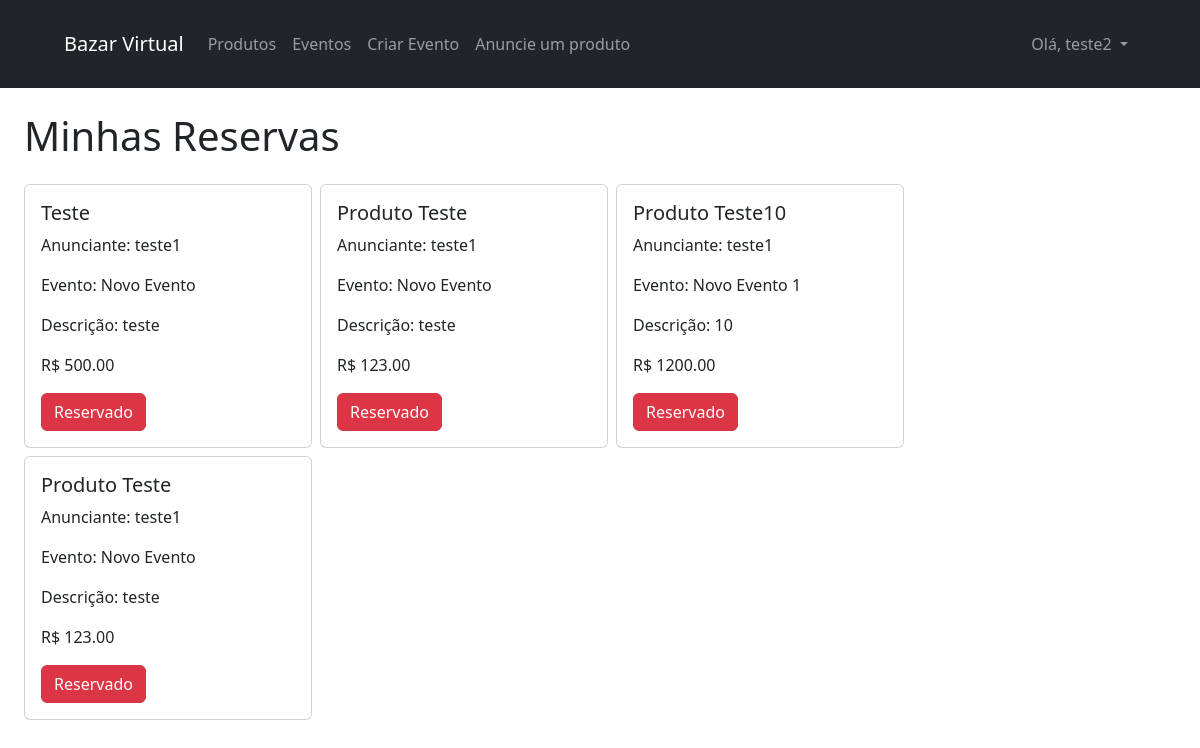
/minhasreservas/ (signed in), run on the app's committed database.
### plataform/models.py (models this page shows, shortened)
class Reserva(models.Model):
    usuario = models.ForeignKey(Usuario, on_delete=models.CASCADE)
    produto = models.ForeignKey(Produto, on_delete=models.CASCADE)

class Produto(models.Model):
    usuario = models.ForeignKey(Usuario, on_delete=models.CASCADE)
    evento = models.ForeignKey(Evento, on_delete=models.CASCADE)
    descricao = models.CharField(max_length=200)
    nome = models.CharField(max_length=50)
    preco = models.DecimalField(max_digits=9, decimal_places=2)
    ehReservado = models.BooleanField(default=False)

class Usuario(models.Model):
    user = models.OneToOneField(User, on_delete=models.CASCADE)
    def __str__(self):
        return f"{self.user.username}"

class Evento(models.Model):
    usuario = models.ForeignKey(Usuario, on_delete=models.CASCADE)
    nome = models.CharField(max_length=100)
    descricao = models.CharField(max_length=200)
    def __str__(self):
        return f"{self.nome}"

### plataform/views.py (the view)
# urls.py: path('minhasreservas/', views.MinhasReservas.as_view(), name="minhasReservas"),
@method_decorator(login_required(login_url="/login/"), name='dispatch')
class MinhasReservas(View):
    def get(self, request, *args, **kwargs):
        reservas = Reserva.objects.filter(usuario_id = request.user.usuario.id)
        contexto = {'reservas': reservas}
        return render(request, 'minhasReservas/index.html', contexto)

### plataform/templates/minhasReservas/index.html (shortened to what this page needs)
{% extends 'layouts/index.html' %}
{% load static %}
{% block content %}
    <main class="container-fluid px-4 mb-5">
        <h2 class="mb-4 fs-1">Minhas Reservas</h2>
        <section class="d-flex flex-row flex-wrap align-items-start gap-2">
    {% if reservas %}
        {% for reserva in reservas %}
                <div class="card" style="width: 18rem;">
                    <div class="card-body">
                    <h5 class="card-title">{{reserva.produto.nome | title}}</h5>
                    <p class="card-text">Anunciante: {{reserva.produto.usuario}}</p>
                    <p class="card-text">Evento: {{reserva.produto.evento | title}} </p>
                    <p class="card-text">Descrição: {{reserva.produto.descricao}}</p>
                    <p class="card-text">R$ {{reserva.produto.preco}}</p>
                    <a href="#" class="btn btn-danger" style="pointer-events: none;">Reservado</a>
                    </div>
                </div>
        {% endfor %}
    {% else %}
        <h2>Não há produtos reservados</h2>
    {% endif %}
        </section>
    </main>
{% endblock %}

### plataform/templates/layouts/index.html (shortened to what this page needs)
{% load static %}
<!DOCTYPE html>
<html lang="en">
<head>
    <link rel="stylesheet" href="https://cdn.jsdelivr.net/npm/bootstrap@5.2.0/dist/css/bootstrap.min.css">
</head>
<body>
    <header class="mb-4">
        <nav class="navbar navbar-expand-lg navbar-dark bg-dark">
            <div class="container-fluid m-3 px-5">
                <a href="/" class="navbar-brand">Bazar Virtual</a>
                <div class="collapse navbar-collapse" id="navbarCollapse">
                    <div class="navbar-nav">
                        {% if request.get_full_path == '/' %}
                        <a href="/" class="nav-item nav-link active">Produtos</a>
                        {% else %}
                        <a href="/" class="nav-item nav-link">Produtos</a>
                        {% endif %}
                        {% if request.get_full_path == '/eventos/' %}
                            <a href="{% url 'plataform:eventos' %}" class="nav-item nav-link active">Eventos</a>
                        {% else %}
                            <a href="{% url 'plataform:eventos' %}" class="nav-item nav-link">Eventos</a>
                        {% endif %}
                        {% if request.get_full_path == '/cadastrarevento/' %}
                            <a href="{% url 'plataform:cadastroEvento' %}" class="nav-item nav-link active"> Criar Evento</a>
                        {% else %}
                            <a href="{% url 'plataform:cadastroEvento' %}" class="nav-item nav-link"> Criar Evento</a>
                        {% endif %}
                        {% if request.get_full_path == '/cadastrarproduto/' %}
                            <a href="{% url 'plataform:cadastroProduto' %}" class="nav-item nav-link active"> Anuncie um produto</a>
                        {% else %}
                            <a href="{% url 'plataform:cadastroProduto' %}" class="nav-item nav-link"> Anuncie um produto</a>
                        {% endif %}
                    </div>
                    {% if request.user.usuario is None %}
                    <div class="navbar-nav ms-auto">
                        <a href="{% url 'plataform:cadastro' %}" class="nav-item nav-link">Cadastrar-se</a>
                        <a href="{% url 'plataform:login' %}" class="nav-item nav-link">Login</a>
                    </div>
                    {% else %}
                    <div class="navbar-nav ms-auto">
                        <li class="nav-item dropdown">
                            <a class="nav-link dropdown-toggle" href="#" role="button" data-bs-toggle="dropdown" aria-expanded="false">
                                Olá, {{ user.username }}
                            </a>
                        </li>
                    </div>
                    {% endif %}
                </div>
            </div>
        </nav>
    </header>
    {% block content %}
    {% endblock %}
</body>
</html>

### data on the page
Reserva: produto.nome "Teste", produto.usuario "teste1", produto.evento "Novo Evento", produto.descricao "teste", produto.preco "500.00"
Reserva: produto.nome "Produto Teste", produto.usuario "teste1", produto.evento "Novo Evento", produto.descricao "teste", produto.preco "123.00"
Reserva: produto.nome "Produto Teste10", produto.usuario "teste1", produto.evento "Novo Evento 1", produto.descricao "10", produto.preco "1200.00"
Reserva: produto.nome "Produto Teste", produto.usuario "teste1", produto.evento "Novo Evento", produto.descricao "teste", produto.preco "123.00"

### other printed values
{{ user.username }} "teste2"
